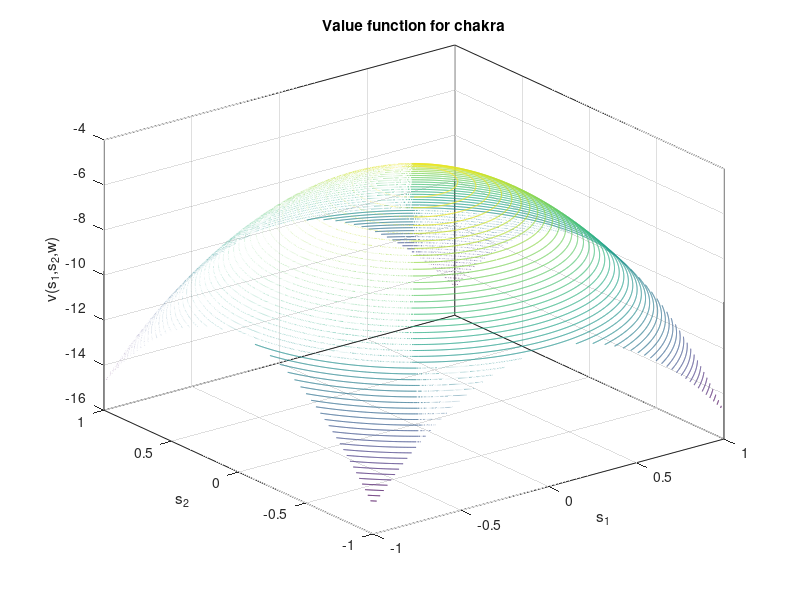

MATLAB code for this plot:
%%Plotting value function for chakra
clear;clc;close all;
s1 = linspace (-1,1, 1000);
s2 = linspace (-1,1, 1000);
%% Converge value of w
w= [-4.90037565, -4.85346523, -5.01798707];
[S1,S2]=meshgrid(s1,s2);
%% calculating value function
for i=1:1000
    for j=1:1000   
    V(i,j)=w*([S1(i,j)^2,S2(i,j)^2,1])';
    end
end
%% Plotting value function for chakra
 contour3(S1,S2,V,50) 
xlabel('s_1')
ylabel('s_2')
zlabel('v(s_1,s_2,w) ')
title('Value function for chakra')
